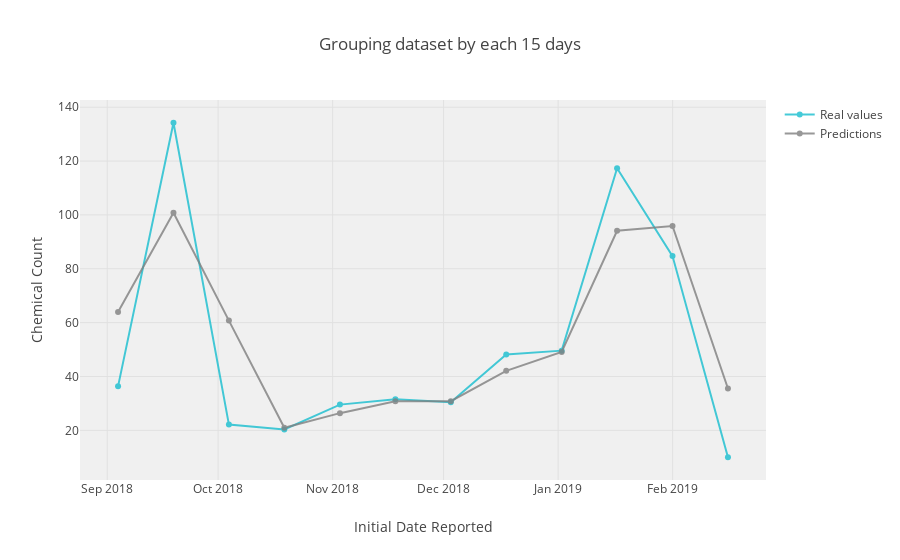

Source (notebook cell):
### Markdown cell above
### 5.1. Grouping dataset by each 15 days

### Code cell
# Set the datasets with the dataset_limit
dataset = data[data.index < dataset_limit]
validation = data[data.index >= dataset_limit]

print('Len(dataset) =', len(dataset))
print('Len(validation) =', len(validation))

dataset = dataset.resample('15D').mean().dropna()
validation = validation.resample('15D').mean().dropna()

print('Len(dataset) =', len(dataset))
print('Len(validation) =', len(validation))

img = all_process(dataset, validation, 'Grouping dataset by each 15 days', 'ts-grouping-by-15days')
Image(img)

### Figure 1 — Plotly figure (JSON) as saved in the notebook; plotly's stock layout.template omitted (floating-point values rounded to 4 significant figures)
{"data": [{"line": {"color": "#17BECF"}, "name": "Real values", "opacity": 0.8, "type": "scatter", "uid": "e6dc4503-edde-4ff3-9df5-fa93f81211e3", "x": ["2018-09-03 22:00:00", "2018-09-18 22:00:00", "2018-10-03 22:00:00", "2018-10-18 22:00:00", "2018-11-02 23:00:00", "2018-11-17 23:00:00", "2018-12-02 23:00:00", "2018-12-17 23:00:00", "2019-01-01 23:00:00", "2019-01-16 23:00:00", "2019-01-31 23:00:00", "2019-02-15 23:00:00"], "y": [36.33, 134.2, 22.12, 20.3, 29.55, 31.5, 30.45, 48.17, 49.58, 117.3, 84.7, 10]}, {"line": {"color": "#7F7F7F"}, "name": "Predictions", "opacity": 0.8, "type": "scatter", "uid": "a3f6c01e-c1f9-41cc-ae14-9089615728c1", "x": ["2018-09-03 22:00:00", "2018-09-18 22:00:00", "2018-10-03 22:00:00", "2018-10-18 22:00:00", "2018-11-02 23:00:00", "2018-11-17 23:00:00", "2018-12-02 23:00:00", "2018-12-17 23:00:00", "2019-01-01 23:00:00", "2019-01-16 23:00:00", "2019-01-31 23:00:00", "2019-02-15 23:00:00"], "y": [63.9, 100.8, 60.75, 20.93, 26.38, 30.83, 30.81, 42.1, 49.1, 94.1, 95.88, 35.53]}], "layout": {"plot_bgcolor": "rgba(240,240,240, 0.95)", "title": {"text": "Grouping dataset by each 15 days"}, "xaxis": {"title": {"text": "Initial Date Reported"}}, "yaxis": {"title": {"text": "Chemical Count"}}}}
